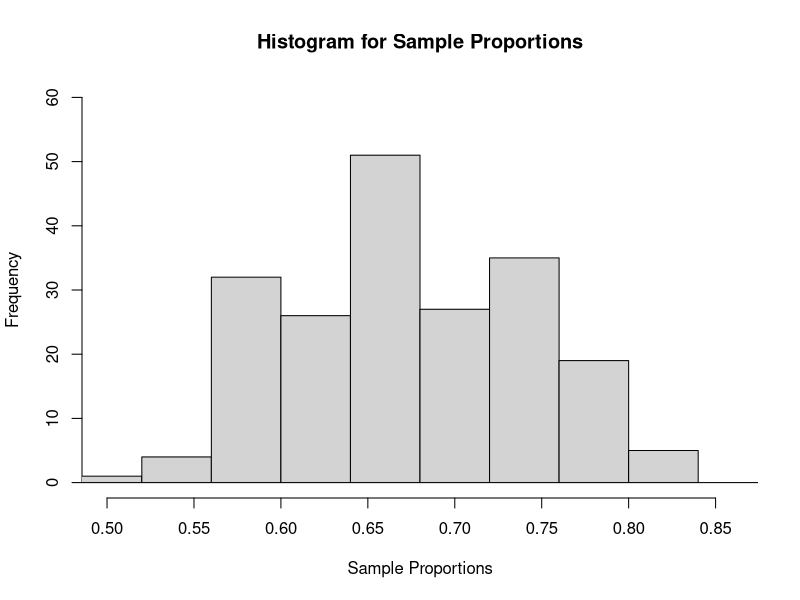
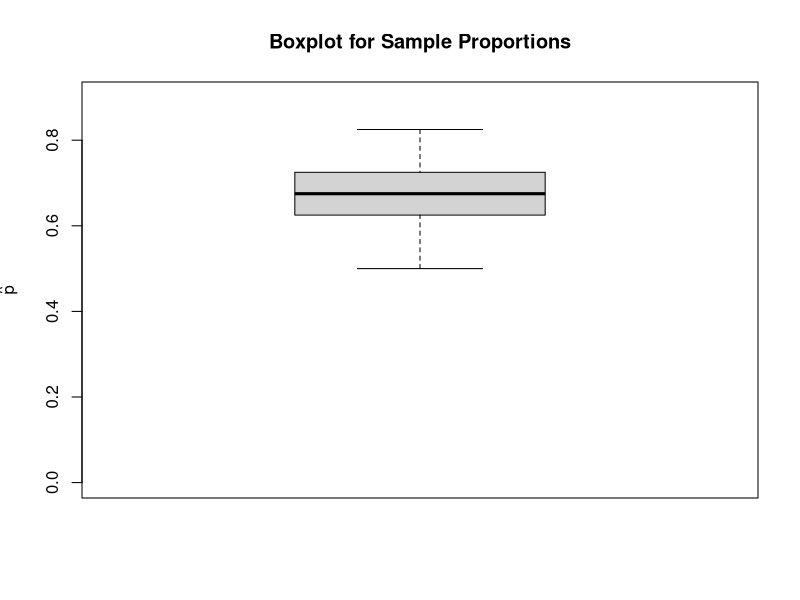

These figures' R source, in order:
library(readxl)
data <- read_excel(
  "./project1/Data_Project1.xlsx",
  sheet = "binom",
  col_names = FALSE
)
successes <- data[, 1]
proportions <- data[, 2]
proportions_as_numeric <- c(as.numeric(unlist(proportions)))

break_intervals <- seq(
  floor(
    min(
      proportions
    )
  ), ceiling(max(proportions)),
  by = 0.04
)

hist(proportions_as_numeric,
  breaks = break_intervals,
  main = "Histogram for Sample Proportions",
  xlab = "Sample Proportions",
  xlim = c(0.5, 0.86),
  ylim = c(0, 60)
)

boxplot(
  x = proportions_as_numeric, ylim = c(0.0, 0.9),
  main = "Boxplot for Sample Proportions",
  ylab = expression(hat(p), " value")
)
mean_p <- mean(proportions_as_numeric)
std_dev_p <- sd(proportions_as_numeric)
std_error_p <- sqrt(1/200 * (mean_p * (1-mean_p)))
sigma_p <- sqrt(1 / 200 * (mean_p * (1 - mean_p)))
median_p <- median(proportions_as_numeric)
range_p <- max(proportions_as_numeric) - min(proportions_as_numeric)
iqr_p <- IQR(proportions_as_numeric)

std_error_p
